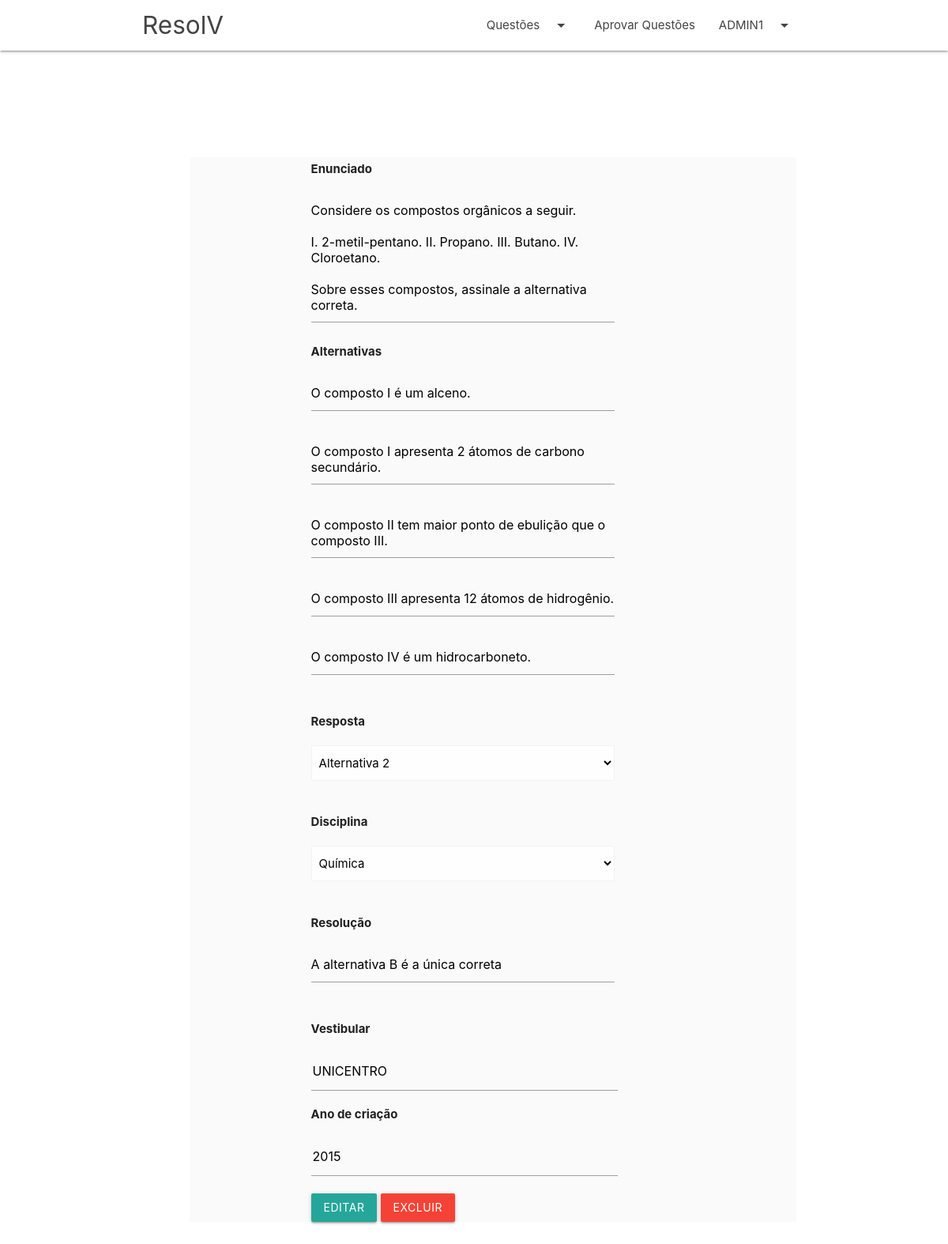
The app's page /editar_questao.php?ID=4 (signed in) with its own data.
### tables this page shows
CREATE TABLE `usuario` (
  `Nome` varchar(45) DEFAULT NULL,
  `Email` varchar(45) DEFAULT NULL,
  `Apelido` varchar(45) DEFAULT NULL,
  `Senha` varchar(256) DEFAULT NULL,
  `ID_Usuario` int(11) NOT NULL
);

CREATE TABLE `questao` (
  `ID_Questao` int(11) NOT NULL,
  `Enunciado` varchar(2000) DEFAULT NULL,
  `Solucao` varchar(2000) DEFAULT NULL,
  `Ano` int(11) DEFAULT NULL,
  `Aprovada` tinyint(4) DEFAULT NULL,
  `fk_Disciplina_ID_Disciplina` int(11) DEFAULT NULL,
  `fk_Usuario_ID_Usuario` int(11) DEFAULT NULL,
  `dataCriada` date DEFAULT NULL,
  `fk_Alternativa_ID_Alternativa` int(11) DEFAULT NULL,
  `fk_Vestibular_ID` int(11) DEFAULT NULL
);

CREATE TABLE `vestibular` (
  `ID` int(11) NOT NULL,
  `Nome` varchar(40) DEFAULT NULL
);

### editar_questao.php (the view, shortened to what this page needs)
<!DOCTYPE html>
<html lang="pt-br">
	<head>
		<link href="css/materialize.css" type="text/css" rel="stylesheet" media="screen,projection"/>
		<link href="css/login.css" type="text/css" rel="stylesheet" media="screen,projection"/>
		<link href="css/style.css" type="text/css" rel="stylesheet" media="screen,projection"/>
	</head>
	<body>
		<?php include 'header.php';?>
        <section class="container-questao center-container">
			<section class="section-content-questao">
                <form method="POST" action="">
                    <?php
                        $conn = mysqli_connect($servername, $username, $password,$database);
						mysqli_set_charset($conn,"utf8");
                        $sql = "SELECT * FROM questao WHERE ID_Questao={$_REQUEST['ID']}";
                        $result = $conn->query($sql);
                        if ($result and $result->num_rows > 0) {
                            $row = $result->fetch_assoc();
                            $enunciado = $row['Enunciado'];
                            $resolucao = $row['Solucao'];
                            $ano = $row['Ano'];
                            $idDisciplina = $row['fk_Disciplina_ID_Disciplina'];
                            $idResposta = $row['fk_Alternativa_ID_Alternativa'];
                            $idVest = $row['fk_Vestibular_ID'];
                        }
                        $sql = "SELECT Nome FROM vestibular WHERE ID='$idVest'";
                        $result = $conn->query($sql);
                        $vest=$result->fetch_assoc()['Nome'];
                        $sql = "SELECT Valor FROM alternativa
                        INNER JOIN possui ON alternativa.ID_Alternativa = possui.fk_Alternativa_ID_Alternativa INNER JOIN questao ON questao.ID_Questao = possui.fk_Questao_ID_Questao
                        WHERE questao.ID_Questao = {$_REQUEST['ID']}
                        ORDER BY questao.ID_Questao ASC";
                        $result = $conn->query($sql);
                        if ($result->num_rows > 0) {
                            $valores = array();
                            while($row = $result->fetch_assoc()) {
                                $valores[] = $row["Valor"];
                            }
                        }
                    ?>
					<p class="login-center"><b>Enunciado</b></p>
					<textarea class="login-center input-width materialize-textarea" name="enunciado" maxlength='2000' required><?php echo $enunciado; ?></textarea>
					<p class="login-center"><b>Alternativas</b></p>
                    <?php
                    for($i=1; $i<= 5; $i++){
                        echo "<textarea type='text' class='login-center input-width materialize-textarea' name='alternativa$i' placeholder='Alternativa $i' maxlength='200' required>{$valores[$i-1]}</textarea>
                        <br /> <br />";
                    }
                    ?>
					<p class="login-center"><b>Resposta</b></p>
					<select class="browser-default login-center input-width" name="alternativaCorreta" required>
                        <?php
                        for ($i = 1; $i <= 5; $i++) {
                           echo "<option value='$i' ";
                           if($idResposta%5==$i){
                               echo "selected";
                            }
                           echo ">Alternativa $i</option>";
                        }
                        ?>
					</select>
					<br />
					<p class="login-center"><b>Disciplina</b></p>
					<select name="disciplinas" class="browser-default login-center input-width" required>
						<?php
							$conn = mysqli_connect($servername, $username, $password,$database);
							mysqli_set_charset($conn,"utf8");
							$sql = "SELECT Nome FROM disciplina ORDER BY ID_Disciplina ASC;";
							$result = $conn->query($sql);
							if ($result->num_rows > 0) {
								$disciplina = array();
								while($row = $result->fetch_assoc()) {
									$disciplina[] = $row["Nome"];
								}
							}
							$i = 1;
						?>
						<?php foreach ($disciplina as $nomeDisc) : ?>
							<option value="<?php echo $i;;?>" <?php if($idDisciplina==$i){echo "selected";} $i+=1;?>><?php echo $nomeDisc ?></option>
						<?php endforeach ?>
					</select>
					<br />
					<p class="login-center"><b>Resolução</b></p>
					<textarea class="login-center input-width materialize-textarea" name="resolucao" required maxlength='2000'><?php echo $resolucao; ?></textarea>
					<br /><br />
					<p class="login-center"><b>Vestibular</b></p>
					<input type="text" class="login-center input-width" name="vestibular" value="<?php echo $vest ?>" maxlength='40' required>
					<p class="login-center"><b>Ano de criação</b></p>
					<input type="text" class="login-center input-width" name="ano" value="<?php echo $ano;?>" required>
					<br /><br />
					<button type="submit" class="login-center btn waves-effect waves-light" name="editar" >Editar</button>
                    <button type="submit" class="btn waves-effect waves-light red" name="excluir" >Excluir</button>
                </form>
            </section>
        </section>
    </body>
</html>

### header.php (shortened to what this page needs)
<header>
  <nav class="white" role="navigation">
    <div class="nav-wrapper container">
      <a id="logo-container" href="index.php" class="brand-logo">ResolV</a>
      <ul class="right hide-on-med-and-down">
	<li>
		<a class="dropdown-trigger" href="#!" data-target="dropdown1">Questões<i class="material-icons right">arrow_drop_down</i></a>
	</li>
	<?php
		if(isset($_SESSION['login'])){
			$admin = array(1,2);
			$servername = "localhost";
			$username = "root";
			$password = "usbw";
			$database = "baseresolv";
			$conn = mysqli_connect($servername, $username, $password,$database);
			mysqli_set_charset($conn,"utf8");
			$idUser = $_SESSION['idUsuarioSessao'];
			$sql = "SELECT Apelido FROM usuario WHERE ID_Usuario=$idUser";
			$result = $conn->query($sql);
			$apelido = $result->fetch_assoc()['Apelido'];
			if(in_array($_SESSION['idUsuarioSessao'], $admin)){
				echo "<li><a href='aprovar_questao.php'>Aprovar Questões</a></li>";
			}
			echo '<li><a class="dropdown-trigger" href="#!" data-target="dropdown3">'.html_entity_decode($apelido).'<i class="material-icons right">arrow_drop_down</i></a></li>';
		}
	?>
      </ul>
    </div>
  </nav>
</header>

### css/login.css (style rules this page uses)
.login-center { margin-left: 20%; }
.input-width { width:50%; }
.center-container { padding-top: 120px; padding-bottom: 10%; }
.container-questao { width: 100%; padding-left:20%; padding-bottom: 10% }
.section-content-questao { width: 80%; background: #fafafa ; }

### css/style.css (style rules this page uses)
nav ul a, nav .brand-logo { color: #444; }
p { line-height: 2rem; }

### records on screen
usuario: Apelido "ADMIN1"
questao: enunciado "Considere os compostos orgânicos a seguir. I. 2-metil-pentano. II. Propano. III. Butano. IV. Cloroetano. Sobre esses compostos, assinale a alternativa correta.", alternativaCorreta "Alternativa 2", disciplinas "Química", resolucao "A alternativa B é a única correta", ano "2015"
vestibular: vestibular "UNICENTRO"
